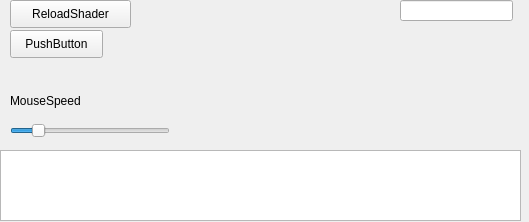
<?xml version="1.0" encoding="UTF-8"?>
<ui version="4.0">
 <class>MainWindow</class>
 <widget class="QMainWindow" name="MainWindow">
  <property name="geometry">
   <rect>
    <x>0</x>
    <y>0</y>
    <width>529</width>
    <height>222</height>
   </rect>
  </property>
  <property name="windowTitle">
   <string>MainWindow</string>
  </property>
  <widget class="QWidget" name="centralwidget">
   <widget class="QLineEdit" name="lineEdit">
    <property name="geometry">
     <rect>
      <x>400</x>
      <y>0</y>
      <width>113</width>
      <height>21</height>
     </rect>
    </property>
   </widget>
   <widget class="QPushButton" name="pushButton">
    <property name="geometry">
     <rect>
      <x>10</x>
      <y>0</y>
      <width>121</width>
      <height>28</height>
     </rect>
    </property>
    <property name="text">
     <string>ReloadShader</string>
    </property>
   </widget>
   <widget class="QPushButton" name="pushButton_2">
    <property name="geometry">
     <rect>
      <x>10</x>
      <y>30</y>
      <width>93</width>
      <height>28</height>
     </rect>
    </property>
    <property name="text">
     <string>PushButton</string>
    </property>
   </widget>
   <widget class="QListWidget" name="list_info">
    <property name="geometry">
     <rect>
      <x>0</x>
      <y>150</y>
      <width>521</width>
      <height>71</height>
     </rect>
    </property>
   </widget>
   <widget class="QSlider" name="horizontalSlider">
    <property name="geometry">
     <rect>
      <x>10</x>
      <y>120</y>
      <width>160</width>
      <height>22</height>
     </rect>
    </property>
    <property name="minimum">
     <number>1</number>
    </property>
    <property name="maximum">
     <number>100</number>
    </property>
    <property name="value">
     <number>15</number>
    </property>
    <property name="orientation">
     <enum>Qt::Horizontal</enum>
    </property>
   </widget>
   <widget class="QLabel" name="label">
    <property name="geometry">
     <rect>
      <x>10</x>
      <y>90</y>
      <width>91</width>
      <height>21</height>
     </rect>
    </property>
    <property name="text">
     <string>MouseSpeed</string>
    </property>
   </widget>
  </widget>
 </widget>
 <resources/>
 <connections>
  <connection>
   <sender>pushButton</sender>
   <signal>clicked()</signal>
   <receiver>MainWindow</receiver>
   <slot>OnBtnReloadShaders()</slot>
   <hints>
    <hint type="sourcelabel">
     <x>103</x>
     <y>13</y>
    </hint>
    <hint type="destinationlabel">
     <x>154</x>
     <y>22</y>
    </hint>
   </hints>
  </connection>
  <connection>
   <sender>horizontalSlider</sender>
   <signal>valueChanged(int)</signal>
   <receiver>MainWindow</receiver>
   <slot>OnSliderMouseSpeedChanged(int)</slot>
   <hints>
    <hint type="sourcelabel">
     <x>62</x>
     <y>132</y>
    </hint>
    <hint type="destinationlabel">
     <x>212</x>
     <y>128</y>
    </hint>
   </hints>
  </connection>
 </connections>
 <slots>
  <slot>OnBtnReloadShaders()</slot>
  <slot>OnSliderMouseSpeedChanged(int)</slot>
 </slots>
</ui>
